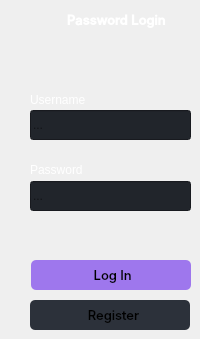
       <widget class="QWidget" name="login">
        <widget class="QPushButton" name="login_button">
         <property name="geometry">
          <rect>
           <x>31</x>
           <y>260</y>
           <width>160</width>
           <height>30</height>
          </rect>
         </property>
         <property name="minimumSize">
          <size>
           <width>150</width>
           <height>30</height>
          </size>
         </property>
         <property name="font">
          <font>
           <family>Inter Medium</family>
           <pointsize>10</pointsize>
           <italic>false</italic>
           <bold>false</bold>
          </font>
         </property>
         <property name="cursor">
          <cursorShape>PointingHandCursor</cursorShape>
         </property>
         <property name="styleSheet">
          <string notr="true">QPushButton {
background-color: #9e77ed;
font: 10pt &quot;Inter Medium&quot;;
border-radius: 5px;
}
QPushButton:hover {
	background-color: rgb(168, 128, 255);
	border-radius: 4px;
}
QPushButton:pressed {	
	background-color: rgb(255, 243, 239);
	font: 10pt &quot;Inter Medium&quot;;
	icon: url(:/icons/images/icons/log-in_purple.png);
	color: #9e77ed;
	border-radius: 5px;
}</string>
         </property>
         <property name="text">
          <string> Log In</string>
         </property>
         <property name="icon">
          <iconset resource="resources.qrc">
           <normaloff>:/icons/images/icons/login.png</normaloff>:/icons/images/icons/login.png</iconset>
         </property>
        </widget>
        <widget class="QLineEdit" name="password">
         <property name="geometry">
          <rect>
           <x>30</x>
           <y>181</y>
           <width>161</width>
           <height>30</height>
          </rect>
         </property>
         <property name="minimumSize">
          <size>
           <width>0</width>
           <height>30</height>
          </size>
         </property>
         <property name="styleSheet">
          <string notr="true">background-color: rgb(33, 37, 43);
font: 600 10pt &quot;Inter Medium&quot;;</string>
         </property>
         <property name="inputMask">
          <string/>
         </property>
         <property name="text">
          <string/>
         </property>
         <property name="echoMode">
          <enum>QLineEdit::Password</enum>
         </property>
         <property name="placeholderText">
          <string>...</string>
         </property>
        </widget>
        <widget class="QLabel" name="passwordLabel">
         <property name="geometry">
          <rect>
           <x>30</x>
           <y>160</y>
           <width>151</width>
           <height>20</height>
          </rect>
         </property>
         <property name="styleSheet">
          <string notr="true">color: #fff;
background-color: transparent;
font: 600 10pt &quot;Inter Medium&quot;;
text-align: left;
color: #fff;
border-radius: 5px;</string>
         </property>
         <property name="lineWidth">
          <number>1</number>
         </property>
         <property name="text">
          <string>Password</string>
         </property>
         <property name="alignment">
          <set>Qt::AlignLeading|Qt::AlignLeft|Qt::AlignVCenter</set>
         </property>
        </widget>
        <widget class="QPushButton" name="register_button">
         <property name="geometry">
          <rect>
           <x>30</x>
           <y>300</y>
           <width>160</width>
           <height>30</height>
          </rect>
         </property>
         <property name="minimumSize">
          <size>
           <width>150</width>
           <height>30</height>
          </size>
         </property>
         <property name="font">
          <font>
           <family>Inter Medium</family>
           <pointsize>10</pointsize>
           <italic>false</italic>
           <bold>false</bold>
          </font>
         </property>
         <property name="cursor">
          <cursorShape>PointingHandCursor</cursorShape>
         </property>
         <property name="toolTip">
          <string>&lt;html&gt;&lt;head/&gt;&lt;body&gt;&lt;p&gt;This will take you to our website.&lt;/p&gt;&lt;/body&gt;&lt;/html&gt;</string>
         </property>
         <property name="styleSheet">
          <string notr="true">QPushButton {
background-color: rgb(44, 49, 58);
font: 10pt &quot;Inter Medium&quot;;
border-radius: 5px;
}
QPushButton:hover {
	background-color: #47505e;
	border-radius: 4px;
}
QPushButton:pressed {	
	background-color: rgb(255, 243, 239);
	font: 10pt &quot;Inter Medium&quot;;
	icon: url(:/icons/images/icons/register_purple.png);
	color: #9e77ed;
	border-radius: 5px;
}</string>
         </property>
         <property name="text">
          <string>  Register</string>
         </property>
         <property name="icon">
          <iconset resource="resources.qrc">
           <normaloff>:/icons/images/icons/register.png</normaloff>:/icons/images/icons/register.png</iconset>
         </property>
        </widget>
        <widget class="QLabel" name="icon_2">
         <property name="geometry">
          <rect>
           <x>40</x>
           <y>12</y>
           <width>20</width>
           <height>20</height>
          </rect>
         </property>
         <property name="styleSheet">
          <string notr="true"/>
         </property>
         <property name="text">
          <string/>
         </property>
         <property name="pixmap">
          <pixmap resource="resources.qrc">:/icons/images/icons/italic_purple.png</pixmap>
         </property>
         <property name="scaledContents">
          <bool>false</bool>
         </property>
        </widget>
        <widget class="QPushButton" name="btn_dashboard_2">
         <property name="geometry">
          <rect>
           <x>60</x>
           <y>10</y>
           <width>120</width>
           <height>21</height>
          </rect>
         </property>
         <property name="minimumSize">
          <size>
           <width>120</width>
           <height>15</height>
          </size>
         </property>
         <property name="font">
          <font>
           <family>Inter Medium</family>
           <pointsize>10</pointsize>
           <italic>false</italic>
           <bold>true</bold>
          </font>
         </property>
         <property name="cursor">
          <cursorShape>PointingHandCursor</cursorShape>
         </property>
         <property name="styleSheet">
          <string notr="true">#btn_dashboard_2 {
background-color: transparent;
font: 600 10pt &quot;Inter Medium&quot;;
text-align: left;
color: #fff;
border-radius: 5px;
}
#btn_dashboard_2:hover {
background-color: transparent;
font: 600 10pt &quot;Inter Medium&quot;;
text-align: left;
color: #fff;
border-radius: 5px;
}
#btn_dashboard_2:pressed {
background-color: transparent;
font: 600 10pt &quot;Inter Medium&quot;;
text-align: left;
color: #9e77ed;
border-radius: 5px;
}</string>
         </property>
         <property name="text">
          <string>  Password Login</string>
         </property>
        </widget>
        <widget class="QLineEdit" name="username">
         <property name="geometry">
          <rect>
           <x>30</x>
           <y>110</y>
           <width>161</width>
           <height>30</height>
          </rect>
         </property>
         <property name="minimumSize">
          <size>
           <width>0</width>
           <height>30</height>
          </size>
         </property>
         <property name="styleSheet">
          <string notr="true">background-color: rgb(33, 37, 43);
font: 600 10pt &quot;Inter Medium&quot;;</string>
         </property>
         <property name="text">
          <string/>
         </property>
         <property name="placeholderText">
          <string>...</string>
         </property>
        </widget>
        <widget class="QLabel" name="usernameLabel">
         <property name="geometry">
          <rect>
           <x>30</x>
           <y>90</y>
           <width>151</width>
           <height>20</height>
          </rect>
         </property>
         <property name="styleSheet">
          <string notr="true">color: #fff;
background-color: transparent;
font: 600 10pt &quot;Inter Medium&quot;;
text-align: left;
color: #fff;
border-radius: 5px;</string>
         </property>
         <property name="lineWidth">
          <number>1</number>
         </property>
         <property name="text">
          <string>Username</string>
         </property>
         <property name="alignment">
          <set>Qt::AlignLeading|Qt::AlignLeft|Qt::AlignVCenter</set>
         </property>
        </widget>
       </widget>
